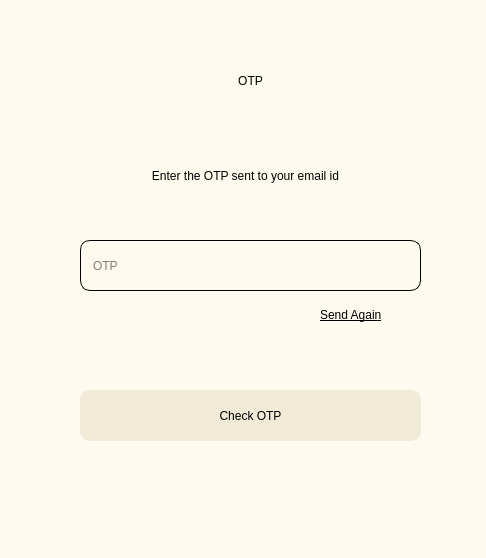
<?xml version="1.0" encoding="UTF-8"?>
<ui version="4.0">
 <class>Dialog</class>
 <widget class="QDialog" name="Dialog">
  <property name="geometry">
   <rect>
    <x>0</x>
    <y>0</y>
    <width>486</width>
    <height>558</height>
   </rect>
  </property>
  <property name="minimumSize">
   <size>
    <width>486</width>
    <height>558</height>
   </size>
  </property>
  <property name="maximumSize">
   <size>
    <width>486</width>
    <height>558</height>
   </size>
  </property>
  <property name="windowTitle">
   <string>Dialog</string>
  </property>
  <widget class="QWidget" name="bgwidget" native="true">
   <property name="geometry">
    <rect>
     <x>0</x>
     <y>0</y>
     <width>486</width>
     <height>558</height>
    </rect>
   </property>
   <property name="minimumSize">
    <size>
     <width>486</width>
     <height>558</height>
    </size>
   </property>
   <property name="maximumSize">
    <size>
     <width>486</width>
     <height>558</height>
    </size>
   </property>
   <property name="styleSheet">
    <string notr="true">QWidget#bgwidget{background-color:rgb(255,250,240);}</string>
   </property>
   <widget class="QLabel" name="otp">
    <property name="geometry">
     <rect>
      <x>70</x>
      <y>20</y>
      <width>361</width>
      <height>121</height>
     </rect>
    </property>
    <property name="styleSheet">
     <string notr="true">font: 36pt &quot;MS Shell Dlg 2&quot;;
color:rgb(0,0,0);</string>
    </property>
    <property name="text">
     <string>OTP</string>
    </property>
    <property name="alignment">
     <set>Qt::AlignCenter</set>
    </property>
   </widget>
   <widget class="QLabel" name="text">
    <property name="geometry">
     <rect>
      <x>50</x>
      <y>140</y>
      <width>391</width>
      <height>71</height>
     </rect>
    </property>
    <property name="styleSheet">
     <string notr="true">font: 16pt &quot;MS Shell Dlg 2&quot;;
color:rgb(0,0,0);</string>
    </property>
    <property name="text">
     <string>Enter the OTP sent to your email id</string>
    </property>
    <property name="alignment">
     <set>Qt::AlignCenter</set>
    </property>
    <property name="wordWrap">
     <bool>true</bool>
    </property>
   </widget>
   <widget class="QPushButton" name="checkotp">
    <property name="geometry">
     <rect>
      <x>80</x>
      <y>390</y>
      <width>341</width>
      <height>51</height>
     </rect>
    </property>
    <property name="cursor">
     <cursorShape>PointingHandCursor</cursorShape>
    </property>
    <property name="styleSheet">
     <string notr="true">border-radius:10px;
background-color:rgb(240, 234, 214);
font: 18pt &quot;MS Shell Dlg 2&quot;;</string>
    </property>
    <property name="text">
     <string>Check OTP</string>
    </property>
   </widget>
   <widget class="QLineEdit" name="otpfield">
    <property name="geometry">
     <rect>
      <x>80</x>
      <y>240</y>
      <width>341</width>
      <height>51</height>
     </rect>
    </property>
    <property name="styleSheet">
     <string notr="true">background-color:rgba(0,0,0,0);
font: 14pt &quot;MS Shell Dlg 2&quot;;

background: rgb(255,250,240);
selection-background-color: black;
border-width: 1px; 
border-style: solid; 
border-color: black black black black; 
border-radius: 10px;
padding: 2 10px;
</string>
    </property>
    <property name="placeholderText">
     <string>OTP</string>
    </property>
   </widget>
   <widget class="QLabel" name="error">
    <property name="geometry">
     <rect>
      <x>80</x>
      <y>350</y>
      <width>341</width>
      <height>31</height>
     </rect>
    </property>
    <property name="styleSheet">
     <string notr="true">font: 12pt &quot;MS Shell Dlg 2&quot;; color:red;</string>
    </property>
    <property name="text">
     <string/>
    </property>
   </widget>
   <widget class="QLabel" name="sendagain">
    <property name="geometry">
     <rect>
      <x>320</x>
      <y>300</y>
      <width>101</width>
      <height>31</height>
     </rect>
    </property>
    <property name="cursor">
     <cursorShape>PointingHandCursor</cursorShape>
    </property>
    <property name="styleSheet">
     <string notr="true">font: 14pt &quot;MS Shell Dlg 2&quot;;
color:rgb(0,0,0);</string>
    </property>
    <property name="text">
     <string>&lt;u&gt;Send Again&lt;/u&gt;</string>
    </property>
    <property name="textFormat">
     <enum>Qt::MarkdownText</enum>
    </property>
   </widget>
   <widget class="QLabel" name="success">
    <property name="geometry">
     <rect>
      <x>80</x>
      <y>460</y>
      <width>341</width>
      <height>31</height>
     </rect>
    </property>
    <property name="styleSheet">
     <string notr="true">font: 12pt &quot;MS Shell Dlg 2&quot;; color:green;</string>
    </property>
    <property name="text">
     <string/>
    </property>
   </widget>
  </widget>
 </widget>
 <resources/>
 <connections/>
</ui>
